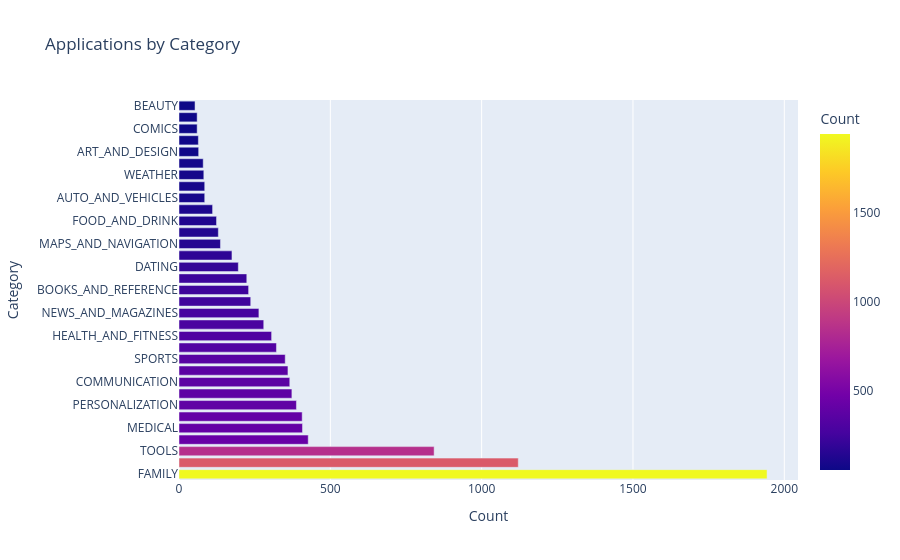

Notebook source saved alongside this figure:
### Code cell
fig = px.bar(
    category_df,
    x="Count",
    y="Category",
    orientation="h",
    color="Count",
    title="Applications by Category"
)

fig.show()

### Figure 1 — Plotly figure (JSON) as saved in the notebook; plotly's stock layout.template omitted (floating-point values rounded to 4 significant figures)
{"data": [{"hovertemplate": "Count=%{marker.color}<br>Category=%{y}<extra></extra>", "legendgroup": "", "marker": {"color": [1943, 1121, 843, 427, 408, 407, 388, 373, 366, 360, 351, 322, 306, 280, 264, 237, 230, 224, 196, 175, 137, 130, 124, 111, 85, 85, 82, 80, 65, 64, 60, 60, 53], "coloraxis": "coloraxis", "pattern": {"shape": ""}}, "name": "", "orientation": "h", "showlegend": false, "textposition": "auto", "type": "bar", "x": [1943, 1121, 843, 427, 408, 407, 388, 373, 366, 360, 351, 322, 306, 280, 264, 237, 230, 224, 196, 175, 137, 130, 124, 111, 85, 85, 82, 80, 65, 64, 60, 60, 53], "xaxis": "x", "y": ["FAMILY", "GAME", "TOOLS", "BUSINESS", "MEDICAL", "PRODUCTIVITY", "PERSONALIZATION", "LIFESTYLE", "COMMUNICATION", "FINANCE", "SPORTS", "PHOTOGRAPHY", "HEALTH_AND_FITNESS", "SOCIAL", "NEWS_AND_MAGAZINES", "TRAVEL_AND_LOCAL", "BOOKS_AND_REFERENCE", "SHOPPING", "DATING", "VIDEO_PLAYERS", "MAPS_AND_NAVIGATION", "EDUCATION", "FOOD_AND_DRINK", "ENTERTAINMENT", "AUTO_AND_VEHICLES", "LIBRARIES_AND_DEMO", "WEATHER", "HOUSE_AND_HOME", "ART_AND_DESIGN", "EVENTS", "COMICS", "PARENTING", "BEAUTY"], "yaxis": "y"}], "layout": {"barmode": "relative", "coloraxis": {"colorbar": {"title": {"text": "Count"}}, "colorscale": [[0, "#0d0887"], [0.1111, "#46039f"], [0.2222, "#7201a8"], [0.3333, "#9c179e"], [0.4444, "#bd3786"], [0.5556, "#d8576b"], [0.6667, "#ed7953"], [0.7778, "#fb9f3a"], [0.8889, "#fdca26"], [1, "#f0f921"]]}, "legend": {"tracegroupgap": 0}, "title": {"text": "Applications by Category"}, "xaxis": {"anchor": "y", "domain": [0, 1], "title": {"text": "Count"}}, "yaxis": {"anchor": "x", "domain": [0, 1], "title": {"text": "Category"}}}}
